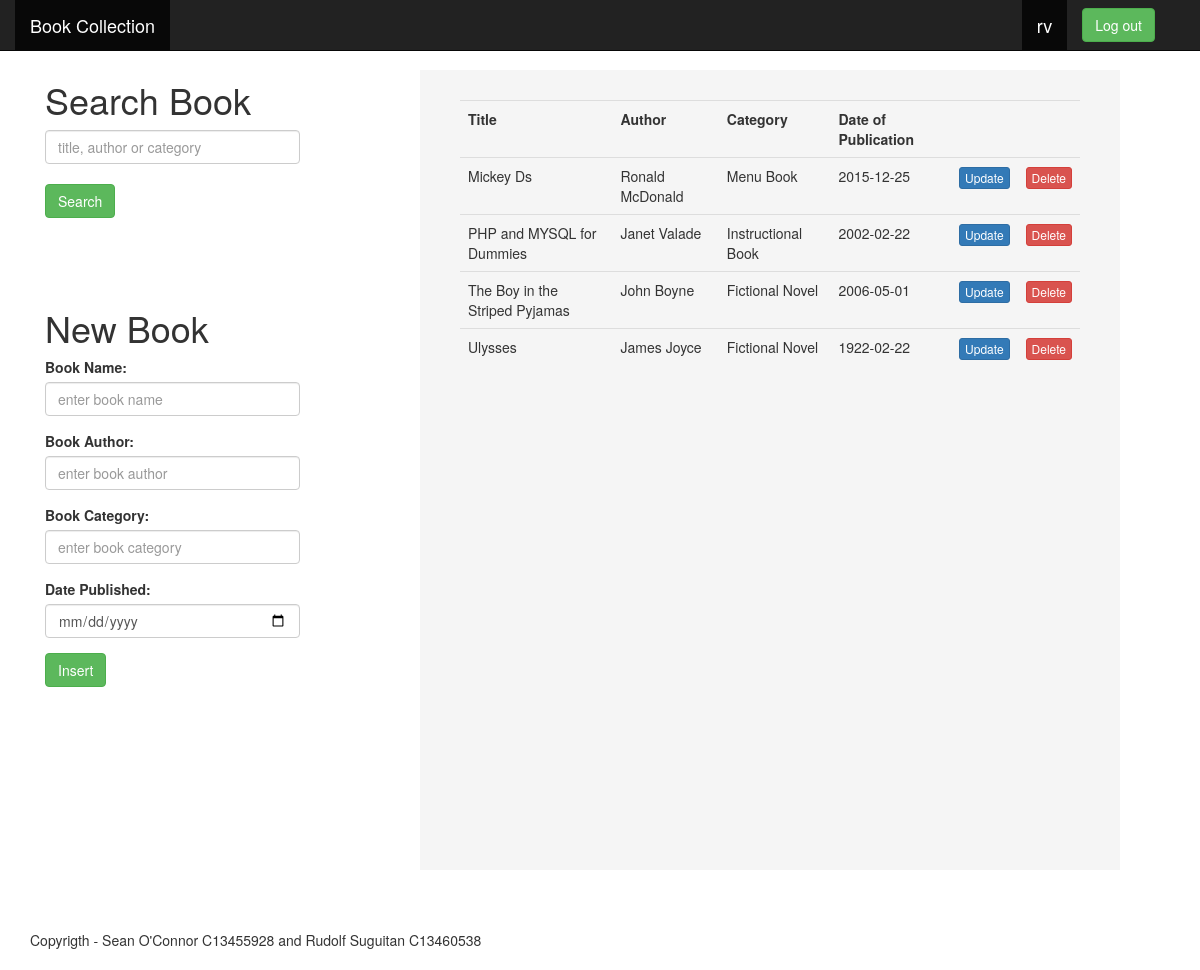
The app's page /webapp/index.php (signed in) with its own data.
### tables this page shows
CREATE TABLE IF NOT EXISTS `books` (
  `book_id` int(200) NOT NULL,
  `book_name` varchar(200) NOT NULL,
  `book_author` varchar(200) NOT NULL,
  `book_category` varchar(200) NOT NULL,
  `publish_date` date NOT NULL
);

### webapp/views/view.php (called while the page is built, shortened)
<?php
class View {
	private $model;
	public function __construct($controller, $model) {
		$this->model = $model;
	}
	public function getHTMLOutput() {
		$b_name = B_NAME;
		$b_auth = B_AUTH;
		$b_categ =B_CATEG;
		$d_pub = D_PUB;
		$bookList = $this->model->bookList;
		include ("template_html.php");
	}
}
?>

### webapp/index.php (called while the page is built, shortened)
<?php
include_once ("models/model.php");
include ("views/view.php");
$action = "";
$model = new Model ();
$controller = new Controller ( $model, $action );
$view = new View ( $controller, $model );
$view->getHTMLOutput ();
?>

### webapp/models/model.php (called while the page is built, shortened)
<?php
include ("DB/pdoDBManager.php");
include ("DB/DAO/BooksDAO.php");
class Model {
	private $booksDAO = null;
	public function __construct() {
		$this->DBManager = new pdoDBManager ();
		$this->DBManager->openConnection ();
		$this->booksDAO = new BooksDAO ( $this->DBManager );
	}
	public function prepareBookList() {
		$this->bookList = $this->booksDAO->getBook ();
	}
}
?>

### webapp/DB/DAO/BooksDAO.php (called while the page is built, shortened)
<?php
class BooksDAO {
	private $dbManager;
	function BooksDAO($DBMngr) {
		$this->dbManager = $DBMngr;
	}
	public function getBook($book_id = null) {
		$sql = "SELECT * ";
		$sql .= "FROM books ";
			$sql .= "ORDER BY book_name ";
		$stmt = $this->dbManager->prepareQuery ( $sql );
		$this->dbManager->bindValue ( $stmt, 1, $book_id, $this->dbManager->INT_TYPE );
		$this->dbManager->executeQuery ( $stmt );
		if (empty ( $book_id ))
			$result = $this->dbManager->fetchResults ( $stmt );
		else
			$result = $this->dbManager->getNextRow ( $stmt );
		return ($result);
	}
}
?>

### webapp/DB/pdoDbManager.php (called while the page is built, shortened)
<?php
class pdoDbManager {
	private $db_link;
	private $hostname = DB_HOST;
	private $username = DB_USER;
	private $password = DB_PASS;
	private $dbname = DB_NAME;
	private $charset = DB_CHARSET;
	private $debugMode = DB_DEBUGMODE;
	function openConnection() {
		try {
			$connectionStr = "mysql:host=" . $this->hostname . ";dbname=" .
			$this->dbname . ";charset=" . $this->charset;
			$this->db_link = new PDO ( $connectionStr, $this->username, $this->password, array (
					PDO::ATTR_ERRMODE => PDO::ERRMODE_WARNING
			) );
		} catch ( PDOException $e ) {
			if ($this->debugMode) {
				echo 'Connection failed: ' . $e->getMessage ();
			}
			exit ();
		}
	}
	function prepareQuery($query) {
		$stmt = $this->db_link->prepare ( $query );
		return $stmt;
	}
	function bindValue($stmt, $pos, $value, $type) {
		$stmt->bindValue ( $pos, $value, $type );
	}
	function executeQuery($stmt) {
		$stmt->execute ();
	}
	function fetchResults($stmt) {
		$rows = $stmt->fetchAll ( PDO::FETCH_ASSOC );
		return ($rows);
	}
}
?>

### webapp/controllers/controller.php (called while the page is built, shortened)
<?php
class Controller {
	private $model;
	public function __construct($model, $action) {
		$this->model = $model;
		$this->defaultActions ();
	}
	public function defaultActions() {
		$this->model->prepareBookList ();
		if ($this->model->isUserLoggedIn ())
			$this->model->updateLoginStatus ();
	}
}
?>

### webapp/views/logged_user.php (the view)
<?php
	echo "<table class='table table-condensed>'";
	echo "<tr>  <th>$b_name</th> <th>$b_auth</th> <th>$b_categ</th> <th>$d_pub</th> <th></th> <th></th> </tr>";
	foreach ( $bookList as $recordNumber => $row ){
		$del_form = " <form class='pull-right' action='index.php' method='post'>";
		$del_form .= " <input type='submit' class='btn btn-danger btn-xs' value='Delete'>";
		$del_form .= " <input type='hidden' name='action' value='deleteBook'>";
		$del_form .= " <input type='hidden' name='book_id' value='$row[book_id]'>";
		$del_form .= "</form>";
		$up_form = " <form class='pull-right'  action='index.php' method='post'>";
		$up_form .= " <input type='submit' class='btn btn-primary btn-xs' value='Update'>";
		$up_form .= " <input type='hidden' name='action' value='prepareUpdateBook'>";
		$up_form .= " <input type='hidden' name='book_id' value='$row[book_id]'>";
		$up_form .= "</form> ";
		echo "<tr>";
		echo "<td> $row[book_name] </td>";
		echo "<td> $row[book_author] </td>";
		echo "<td> $row[book_category] </td>";
		echo "<td> $row[publish_date] </td>";
		echo "<td> $up_form </td>";
		echo "<td> $del_form </td>";
		echo "</tr>";
	}
	echo "</table>";
?>

### webapp/styles/web_app_style.css (style rules this page uses)
html, body { height: 100%; }

### records on screen
books: book_name "Mickey Ds", book_author "Ronald McDonald", book_category "Menu Book", publish_date "2015-12-25"
books: book_name "PHP and MYSQL for Dummies", book_author "Janet Valade", book_category "Instructional Book", publish_date "2002-02-22"
books: book_name "The Boy in the Striped Pyjamas", book_author "John Boyne", book_category "Fictional Novel", publish_date "2006-05-01"
books: book_name "Ulysses", book_author "James Joyce", book_category "Fictional Novel", publish_date "1922-02-22"

### other values on screen
$user_name "rv"
$b_name "Title"
$b_auth "Author"
$b_categ "Category"
$d_pub "Date of Publication"
$footer "Copyrigth - Sean O'Connor C13455928 and Rudolf Suguitan C13460538"
